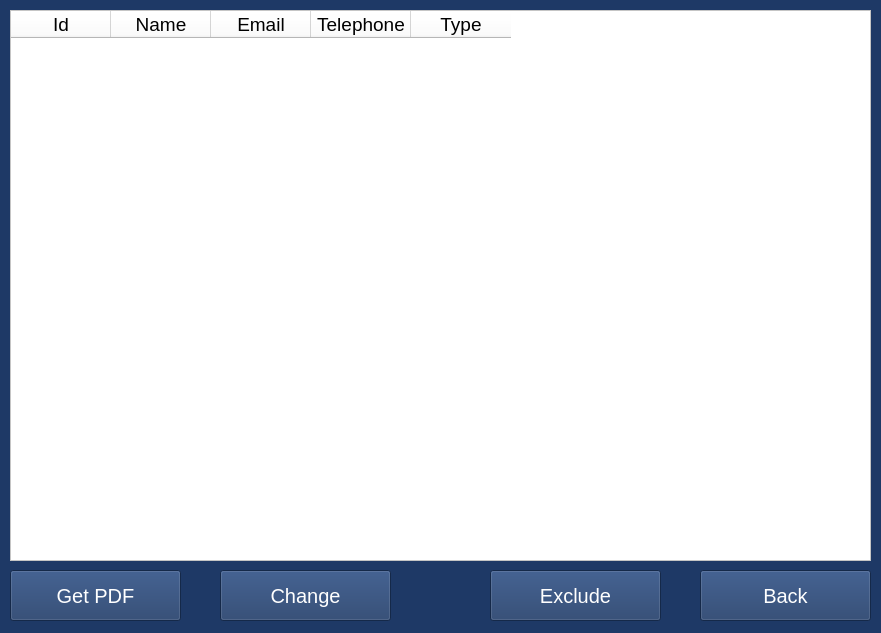
<?xml version="1.0" encoding="UTF-8"?>
<ui version="4.0">
 <class>Form</class>
 <widget class="QWidget" name="Form">
  <property name="geometry">
   <rect>
    <x>0</x>
    <y>0</y>
    <width>881</width>
    <height>633</height>
   </rect>
  </property>
  <property name="windowTitle">
   <string>Form</string>
  </property>
  <property name="styleSheet">
   <string notr="true">background-color: rgb(30, 57, 102);
</string>
  </property>
  <widget class="QTableWidget" name="tableContatos">
   <property name="geometry">
    <rect>
     <x>10</x>
     <y>10</y>
     <width>861</width>
     <height>551</height>
    </rect>
   </property>
   <property name="styleSheet">
    <string notr="true">color: rgb(0,0,0);
border-color: rgb(0, 0, 0);
font: 75 15pt &quot;Segoe UI Bold&quot;;
background-color: rgb(255, 255, 255);</string>
   </property>
   <column>
    <property name="text">
     <string>Id</string>
    </property>
    <property name="font">
     <font>
      <family>Segoe UI</family>
      <pointsize>14</pointsize>
      <weight>50</weight>
      <bold>false</bold>
     </font>
    </property>
   </column>
   <column>
    <property name="text">
     <string>Name</string>
    </property>
    <property name="font">
     <font>
      <family>Segoe UI</family>
      <pointsize>14</pointsize>
      <weight>50</weight>
      <bold>false</bold>
     </font>
    </property>
   </column>
   <column>
    <property name="text">
     <string>Email</string>
    </property>
    <property name="font">
     <font>
      <family>Segoe UI</family>
      <pointsize>14</pointsize>
      <weight>50</weight>
      <bold>false</bold>
     </font>
    </property>
   </column>
   <column>
    <property name="text">
     <string>Telephone</string>
    </property>
    <property name="font">
     <font>
      <family>Segoe UI</family>
      <pointsize>14</pointsize>
      <weight>50</weight>
      <bold>false</bold>
     </font>
    </property>
   </column>
   <column>
    <property name="text">
     <string>Type</string>
    </property>
    <property name="font">
     <font>
      <family>Segoe UI</family>
      <pointsize>14</pointsize>
      <weight>50</weight>
      <bold>false</bold>
     </font>
    </property>
   </column>
  </widget>
  <widget class="QPushButton" name="btnGerarPDF">
   <property name="geometry">
    <rect>
     <x>10</x>
     <y>570</y>
     <width>171</width>
     <height>51</height>
    </rect>
   </property>
   <property name="font">
    <font>
     <family>Segoe UI</family>
     <pointsize>15</pointsize>
     <weight>9</weight>
     <italic>false</italic>
     <bold>false</bold>
    </font>
   </property>
   <property name="acceptDrops">
    <bool>false</bool>
   </property>
   <property name="styleSheet">
    <string notr="true">background-color: rgb(30, 57, 102);
color: rgb(255, 255, 255);
font: 75 15pt &quot;Segoe UI&quot;;</string>
   </property>
   <property name="text">
    <string>Get PDF</string>
   </property>
   <property name="autoExclusive">
    <bool>false</bool>
   </property>
  </widget>
  <widget class="QPushButton" name="btnAlterar">
   <property name="geometry">
    <rect>
     <x>220</x>
     <y>570</y>
     <width>171</width>
     <height>51</height>
    </rect>
   </property>
   <property name="font">
    <font>
     <family>Segoe UI</family>
     <pointsize>15</pointsize>
     <weight>9</weight>
     <italic>false</italic>
     <bold>false</bold>
    </font>
   </property>
   <property name="acceptDrops">
    <bool>false</bool>
   </property>
   <property name="styleSheet">
    <string notr="true">background-color: rgb(30, 57, 102);
color: rgb(255, 255, 255);
font: 75 15pt &quot;Segoe UI&quot;;</string>
   </property>
   <property name="text">
    <string>Change</string>
   </property>
   <property name="autoExclusive">
    <bool>false</bool>
   </property>
  </widget>
  <widget class="QPushButton" name="btnExcluir">
   <property name="geometry">
    <rect>
     <x>490</x>
     <y>570</y>
     <width>171</width>
     <height>51</height>
    </rect>
   </property>
   <property name="font">
    <font>
     <family>Segoe UI</family>
     <pointsize>15</pointsize>
     <weight>9</weight>
     <italic>false</italic>
     <bold>false</bold>
    </font>
   </property>
   <property name="acceptDrops">
    <bool>false</bool>
   </property>
   <property name="styleSheet">
    <string notr="true">background-color: rgb(30, 57, 102);
color: rgb(255, 255, 255);
font: 75 15pt &quot;Segoe UI&quot;;</string>
   </property>
   <property name="text">
    <string>Exclude</string>
   </property>
   <property name="autoExclusive">
    <bool>false</bool>
   </property>
  </widget>
  <widget class="QPushButton" name="btnVoltar">
   <property name="geometry">
    <rect>
     <x>700</x>
     <y>570</y>
     <width>171</width>
     <height>51</height>
    </rect>
   </property>
   <property name="font">
    <font>
     <family>Segoe UI</family>
     <pointsize>15</pointsize>
     <weight>9</weight>
     <italic>false</italic>
     <bold>false</bold>
    </font>
   </property>
   <property name="acceptDrops">
    <bool>false</bool>
   </property>
   <property name="styleSheet">
    <string notr="true">background-color: rgb(30, 57, 102);
color: rgb(255, 255, 255);
font: 75 15pt &quot;Segoe UI&quot;;</string>
   </property>
   <property name="text">
    <string>Back</string>
   </property>
   <property name="autoExclusive">
    <bool>false</bool>
   </property>
  </widget>
 </widget>
 <resources/>
 <connections/>
</ui>
